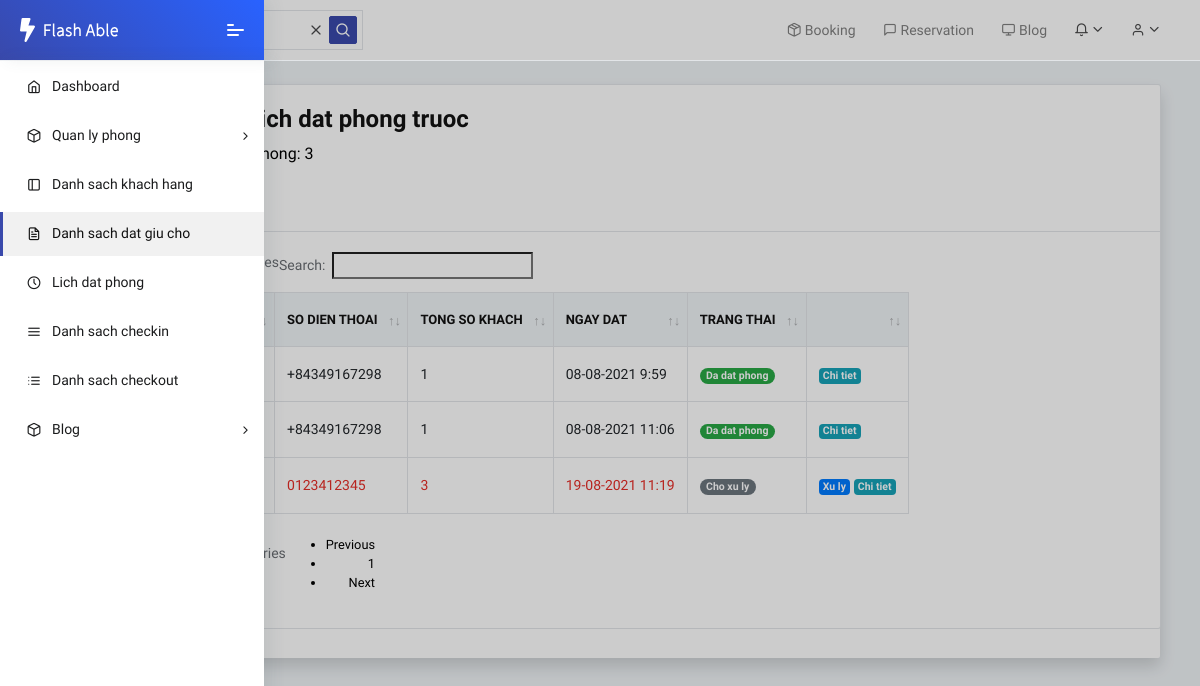
The page /reservation/list (signed in) on the database as committed earlier.
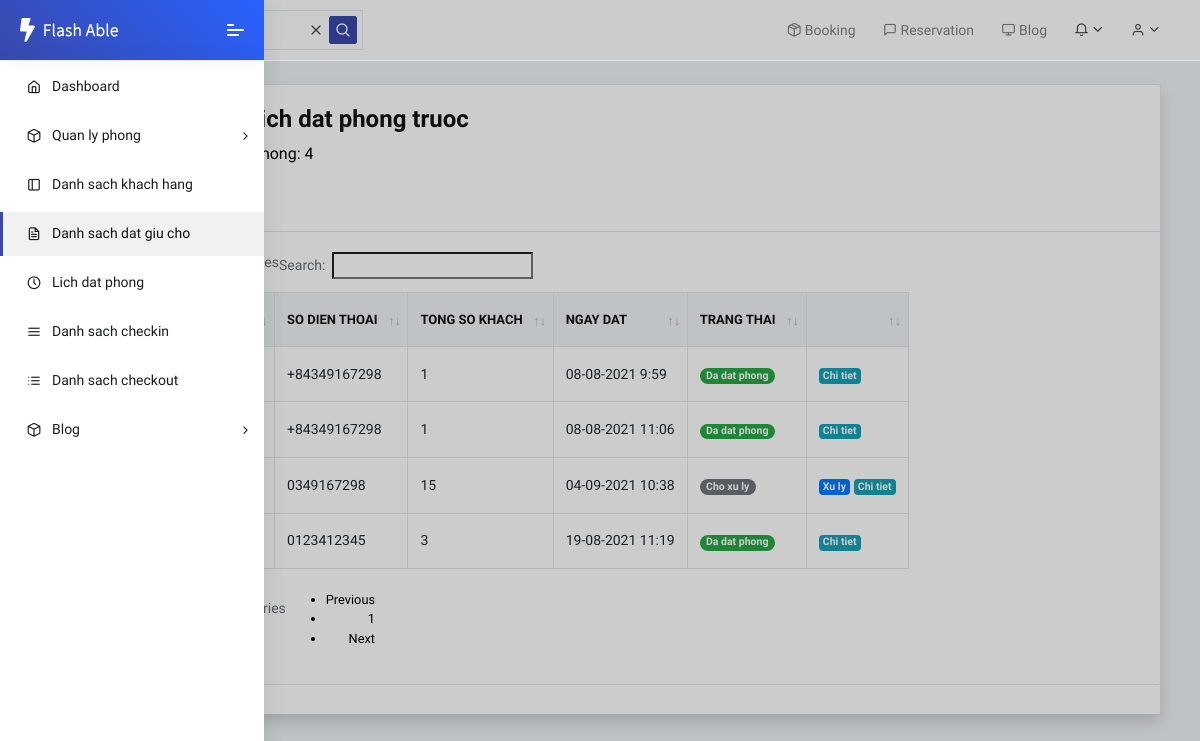
The same page on the database as committed later.
### reservation/models.py (models this page shows, shortened)
class Reservation(models.Model):
    STATUS = (
        ('Cho xu ly', 'Cho xu ly'),
        ('Da dat phong', 'Da dat phong'),
        ('Da huy', 'Da huy'),
    )
    guest_name = models.CharField('Ho va ten', max_length=300)
    phone_regex = RegexValidator(regex=r'^\+?\d{8,11}$', message="Nhap so dien thoai theo dinh dang: 0123456789")
    guest_phone = models.CharField('So dien thoai', validators=[phone_regex], max_length=13, blank=True)
    guest_email = models.EmailField("Email", null=True, blank=True)
    no_of_children = models.PositiveSmallIntegerField("So tre nho", default=0)
    no_of_adults = models.PositiveSmallIntegerField("So nguoi lon", default=1)
    reservation_date_time = models.DateTimeField("Ngay dat", default=timezone.now)
    expected_arrival_date_time = models.DateTimeField("Ngay den du kien", default=timezone.now)
    expected_departure_date_time = models.DateTimeField("Ngay di du kien", default=timezone.now)
    status = models.CharField('Trang thai', max_length=20, choices=STATUS, default='Cho xu ly')
    user = models.ForeignKey(User, on_delete=models.SET_NULL, null=True, blank=True, verbose_name='Nguoi xu ly')
    updated_at = models.DateTimeField(auto_now=True, verbose_name='Cap nhat luc')
    class Meta:
        ordering = ['reservation_date_time', 'expected_arrival_date_time', 'guest_name']
    def get_absolute_url(self):
        return reverse('reservation_detail', args=[str(self.id)])
    def total_guest(self):
        return self.no_of_adults + self.no_of_children
    @property
    def is_over_expected_arrival_time(self):
        if self.expected_arrival_date_time and timezone.now() > self.expected_arrival_date_time:
            return True
        return False

### reservation/views.py (the view)
# urls.py: path('list', views.ReservationListView.as_view(), name='reservation_list'),
class ReservationListView(LoginRequiredMixin, ListView):
    model = Reservation
    template_name = 'reservation_list.html'

### reservation/templates/reservation_list.html (shortened to what this page needs)
{% extends 'base.html' %}
{% load static %}
{% block header_static %}
	<link rel="stylesheet" href="{% static 'fonts/fontawesome/css/fontawesome-all.min.css' %}">
	<link rel="stylesheet" href="{% static 'plugins/animation/css/animate.min.css' %}">
    <link rel="stylesheet" type="text/css" href="{% static 'media/css/dataTables.uikit.css' %}">
    <link rel="stylesheet" type="text/css" href="https://cdnjs.cloudflare.com/ajax/libs/uikit/3.0.2/css/uikit.min.css">
    <link rel="stylesheet" href="{% static 'css/style.css' %}">
{% endblock %}
{% block content %}
    <div class="container-fluid">
        <div class="card shadow mb-4">
            <div class="card">
                <div class="card-header">
                    <h3>Danh sach lich dat phong truoc</h3>
                    <p class="mb-4">Tong so lich dat phong: {{ reservation_list.count }}</p>
                    {% if perms.reservation.add_reservation %}
                    <span class="d-block m-t-5"> <a class="collapse-item" href="{% url 'reservation_create' %}">Them lich dat phong</a></span>
                    {% endif %}
                </div>
                <div class="card-body table-responsive">
                    <table id="example" class="table table-hover table-bordered nowrap" style="width:100%">
                        <thead>
                            <tr>
                                <th>Ten khach hang</th>
                                <th>So dien thoai</th>
                                <th>Tong so khach</th>
                                <th>Ngay dat</th>
                                <th>Trang thai</th>
                                <th></th>
                            </tr>
                        </thead>
                        <tbody>
                        {% for reservation in reservation_list %}
                            <tr class="{% if reservation.status  == 'Cho xu ly' and reservation.is_over_expected_arrival_time %}text-danger{% endif %}">
                                <td>{{ reservation.guest_name }}</td>
                                <td>{{ reservation.guest_phone }}</td>
                                <td>{{ reservation.total_guest }}</td>
                                <td>{{ reservation.reservation_date_time|date:"d-m-Y G:i"  }}</td>
                                <td>
                                    {% if reservation.status == 'Cho xu ly' %}<span class="badge badge-pill badge-secondary">Cho xu ly</span>
                                    {% elif reservation.status == 'Da dat phong' %}<span class="badge badge-pill badge-success">Da dat phong</span>
                                    {% else %}<span class="badge badge-pill badge-warning">Da huy</span>
                                    {% endif %}
                                       </td>
                                <td>
                                    {% if reservation.status == 'Cho xu ly' %}
                                        {% if perms.reservation.change_reservation %}<a class="badge badge-primary" href="{% url 'reservation_update' reservation.id %}">Xu ly</a>{% endif %}
                                    {% endif %}
                                    {% if perms.reservation.view_reservation %}<a href="{{ reservation.get_absolute_url }}" class="badge badge-info">Chi tiet</a>{% endif %}
                                </td>
                            </tr>
                        {% endfor %}
                        </tbody>
                    </table>
                </div>
            </div>
        </div>
    </div>
{% endblock %}

Rows that differ between the two databases and show on the page:
changed Reservation (number 3 of 4 on the later page): status "Cho xu ly Xu ly" → "Da dat phong"
added Reservation: guest_phone "0349167298", total_guest "15", reservation_date_time "04-09-2021 10:38", status "Cho xu ly"
Other text that changed with them:
{{ reservation_list.count }}: "3" → "4"
text written by a page script: "Search: Showing 1 to 3 of 3 entries Previous 1 Next" → "Search: Showing 1 to 4 of 4 entries Previous 1 Next"
